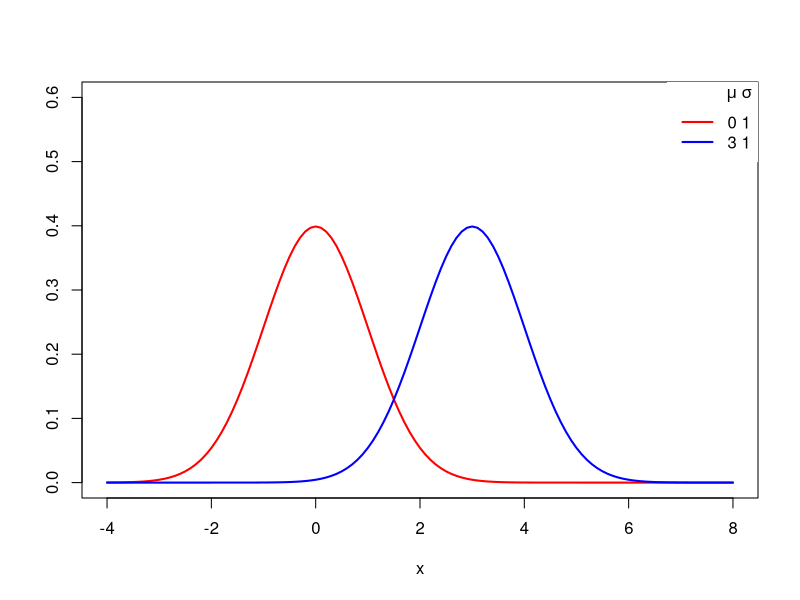
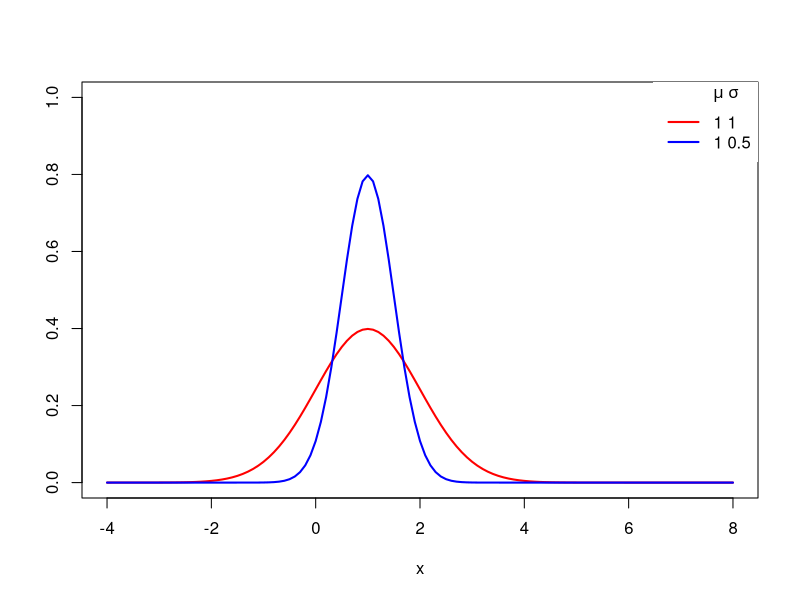

Here is the R script that generated these plots, in order:
dev.new(width=20, height=10, unit="in") 


# Grid of X-axis values
x <- seq(-4, 8, 0.1)

#-----------------------------------------
# Same standard deviation, different mean
#-----------------------------------------
# Mean 0, sd 1
plot(x, dnorm(x, mean = 0, sd = 1), type = "l", ylim = c(0, 0.6), 
     ylab = "", lwd = 2, col = "red")
# Mean 3, sd 1
lines(x, dnorm(x, mean = 3, sd = 1), col = "blue", lty = 1, lwd = 2)

# Adding a legend
legend("topright", legend = c("0 1", "3 1"), col = c("red", "blue"),
       title = expression(paste(mu, " ", sigma)),
       title.adj = 0.9, lty = 1, lwd = 2, box.lty = 0)

#-----------------------------------------
# Same mean, different standard deviation
#-----------------------------------------

dev.new(width=20, height=10, unit="in") 
# Mean 1, sd 1
plot(x, dnorm(x, mean = 1, sd = 1), type = "l", ylim = c(0, 1), 
     ylab = "", lwd = 2, col = "red")
# Mean 1, sd 0.5
lines(x, dnorm(x, mean = 1, sd = 0.5), col = "blue", lty = 1, lwd = 2)

# Adding a legend
legend("topright", legend = c("1 1", "1 0.5"), col = c("red", "blue"),
       title = expression(paste(mu, " ", sigma)),
       title.adj = 0.75, lty = 1, lwd = 2, box.lty = 0)

par(mfrow = c(1, 1))
